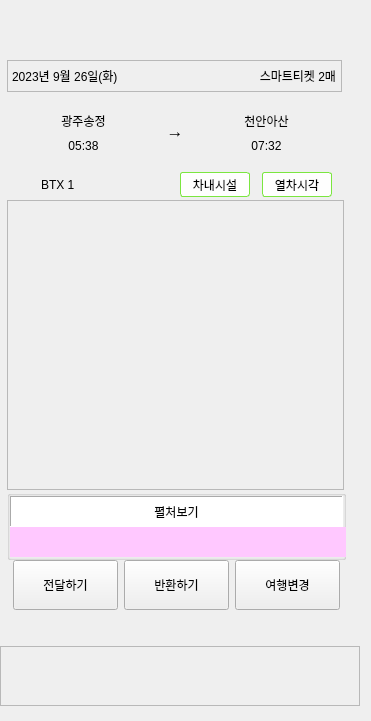
       <widget class="QWidget" name="page_2">
        <widget class="QWidget" name="verticalLayoutWidget_2">
         <property name="geometry">
          <rect>
           <x>0</x>
           <y>640</y>
           <width>362</width>
           <height>72</height>
          </rect>
         </property>
         <layout class="QVBoxLayout" name="verticalLayout_2">
          <item>
           <widget class="QFrame" name="frame_4">
            <property name="sizePolicy">
             <sizepolicy hsizetype="Fixed" vsizetype="Fixed">
              <horstretch>0</horstretch>
              <verstretch>0</verstretch>
             </sizepolicy>
            </property>
            <property name="minimumSize">
             <size>
              <width>360</width>
              <height>60</height>
             </size>
            </property>
            <property name="autoFillBackground">
             <bool>false</bool>
            </property>
            <property name="styleSheet">
             <string notr="true"/>
            </property>
            <property name="frameShape">
             <enum>QFrame::StyledPanel</enum>
            </property>
            <property name="frameShadow">
             <enum>QFrame::Raised</enum>
            </property>
           </widget>
          </item>
         </layout>
        </widget>
        <widget class="QFrame" name="frame_2">
         <property name="geometry">
          <rect>
           <x>7</x>
           <y>60</y>
           <width>339</width>
           <height>550</height>
          </rect>
         </property>
         <property name="sizePolicy">
          <sizepolicy hsizetype="Fixed" vsizetype="Fixed">
           <horstretch>0</horstretch>
           <verstretch>0</verstretch>
          </sizepolicy>
         </property>
         <property name="minimumSize">
          <size>
           <width>320</width>
           <height>550</height>
          </size>
         </property>
         <property name="styleSheet">
          <string notr="true"/>
         </property>
         <layout class="QVBoxLayout" name="verticalLayout_4">
          <property name="spacing">
           <number>0</number>
          </property>
          <property name="leftMargin">
           <number>0</number>
          </property>
          <property name="topMargin">
           <number>0</number>
          </property>
          <property name="rightMargin">
           <number>0</number>
          </property>
          <property name="bottomMargin">
           <number>0</number>
          </property>
          <item>
           <layout class="QVBoxLayout" name="verticalLayout_3">
            <property name="spacing">
             <number>0</number>
            </property>
            <item>
             <layout class="QVBoxLayout" name="verticalLayout_6">
              <property name="spacing">
               <number>0</number>
              </property>
              <item>
               <widget class="QFrame" name="frame_3">
                <property name="sizePolicy">
                 <sizepolicy hsizetype="Fixed" vsizetype="Fixed">
                  <horstretch>0</horstretch>
                  <verstretch>0</verstretch>
                 </sizepolicy>
                </property>
                <property name="minimumSize">
                 <size>
                  <width>335</width>
                  <height>30</height>
                 </size>
                </property>
                <property name="styleSheet">
                 <string notr="true"/>
                </property>
                <property name="frameShape">
                 <enum>QFrame::StyledPanel</enum>
                </property>
                <property name="frameShadow">
                 <enum>QFrame::Raised</enum>
                </property>
                <layout class="QHBoxLayout" name="horizontalLayout">
                 <property name="spacing">
                  <number>0</number>
                 </property>
                 <property name="leftMargin">
                  <number>0</number>
                 </property>
                 <property name="topMargin">
                  <number>0</number>
                 </property>
                 <property name="rightMargin">
                  <number>0</number>
                 </property>
                 <property name="bottomMargin">
                  <number>0</number>
                 </property>
                 <item>
                  <widget class="QLabel" name="label_3">
                   <property name="sizePolicy">
                    <sizepolicy hsizetype="Fixed" vsizetype="Fixed">
                     <horstretch>0</horstretch>
                     <verstretch>0</verstretch>
                    </sizepolicy>
                   </property>
                   <property name="minimumSize">
                    <size>
                     <width>160</width>
                     <height>30</height>
                    </size>
                   </property>
                   <property name="text">
                    <string>2023년 9월 26일(화)</string>
                   </property>
                  </widget>
                 </item>
                 <item>
                  <widget class="QLabel" name="label_7">
                   <property name="sizePolicy">
                    <sizepolicy hsizetype="Fixed" vsizetype="Preferred">
                     <horstretch>0</horstretch>
                     <verstretch>0</verstretch>
                    </sizepolicy>
                   </property>
                   <property name="minimumSize">
                    <size>
                     <width>160</width>
                     <height>0</height>
                    </size>
                   </property>
                   <property name="text">
                    <string>스마트티켓 2매</string>
                   </property>
                   <property name="alignment">
                    <set>Qt::AlignRight|Qt::AlignTrailing|Qt::AlignVCenter</set>
                   </property>
                  </widget>
                 </item>
                </layout>
               </widget>
              </item>
             </layout>
            </item>
            <item>
             <layout class="QHBoxLayout" name="horizontalLayout_2">
              <property name="spacing">
               <number>0</number>
              </property>
              <item>
               <layout class="QVBoxLayout" name="verticalLayout_7">
                <property name="spacing">
                 <number>0</number>
                </property>
                <item>
                 <widget class="QLabel" name="label_11">
                  <property name="sizePolicy">
                   <sizepolicy hsizetype="Fixed" vsizetype="Fixed">
                    <horstretch>0</horstretch>
                    <verstretch>0</verstretch>
                   </sizepolicy>
                  </property>
                  <property name="minimumSize">
                   <size>
                    <width>145</width>
                    <height>10</height>
                   </size>
                  </property>
                  <property name="text">
                   <string/>
                  </property>
                  <property name="alignment">
                   <set>Qt::AlignCenter</set>
                  </property>
                 </widget>
                </item>
                <item>
                 <widget class="QLabel" name="label_6">
                  <property name="sizePolicy">
                   <sizepolicy hsizetype="Fixed" vsizetype="Fixed">
                    <horstretch>0</horstretch>
                    <verstretch>0</verstretch>
                   </sizepolicy>
                  </property>
                  <property name="minimumSize">
                   <size>
                    <width>145</width>
                    <height>30</height>
                   </size>
                  </property>
                  <property name="text">
                   <string>광주송정</string>
                  </property>
                  <property name="alignment">
                   <set>Qt::AlignCenter</set>
                  </property>
                 </widget>
                </item>
                <item>
                 <widget class="QLabel" name="label_10">
                  <property name="sizePolicy">
                   <sizepolicy hsizetype="Fixed" vsizetype="Fixed">
                    <horstretch>0</horstretch>
                    <verstretch>0</verstretch>
                   </sizepolicy>
                  </property>
                  <property name="minimumSize">
                   <size>
                    <width>145</width>
                    <height>20</height>
                   </size>
                  </property>
                  <property name="text">
                   <string>05:38</string>
                  </property>
                  <property name="alignment">
                   <set>Qt::AlignCenter</set>
                  </property>
                 </widget>
                </item>
                <item>
                 <widget class="QLabel" name="label_20">
                  <property name="sizePolicy">
                   <sizepolicy hsizetype="Fixed" vsizetype="Fixed">
                    <horstretch>0</horstretch>
                    <verstretch>0</verstretch>
                   </sizepolicy>
                  </property>
                  <property name="minimumSize">
                   <size>
                    <width>145</width>
                    <height>10</height>
                   </size>
                  </property>
                  <property name="text">
                   <string/>
                  </property>
                  <property name="alignment">
                   <set>Qt::AlignCenter</set>
                  </property>
                 </widget>
                </item>
               </layout>
              </item>
              <item>
               <widget class="QLabel" name="label_9">
                <property name="sizePolicy">
                 <sizepolicy hsizetype="Fixed" vsizetype="Fixed">
                  <horstretch>30</horstretch>
                  <verstretch>30</verstretch>
                 </sizepolicy>
                </property>
                <property name="minimumSize">
                 <size>
                  <width>30</width>
                  <height>30</height>
                 </size>
                </property>
                <property name="font">
                 <font>
                  <pointsize>13</pointsize>
                 </font>
                </property>
                <property name="text">
                 <string>→</string>
                </property>
                <property name="alignment">
                 <set>Qt::AlignCenter</set>
                </property>
               </widget>
              </item>
              <item>
               <layout class="QVBoxLayout" name="verticalLayout_8">
                <property name="spacing">
                 <number>0</number>
                </property>
                <item>
                 <widget class="QLabel" name="label_13">
                  <property name="sizePolicy">
                   <sizepolicy hsizetype="Fixed" vsizetype="Fixed">
                    <horstretch>0</horstretch>
                    <verstretch>0</verstretch>
                   </sizepolicy>
                  </property>
                  <property name="minimumSize">
                   <size>
                    <width>145</width>
                    <height>10</height>
                   </size>
                  </property>
                  <property name="text">
                   <string/>
                  </property>
                  <property name="alignment">
                   <set>Qt::AlignCenter</set>
                  </property>
                 </widget>
                </item>
                <item>
                 <widget class="QLabel" name="label_15">
                  <property name="sizePolicy">
                   <sizepolicy hsizetype="Fixed" vsizetype="Fixed">
                    <horstretch>0</horstretch>
                    <verstretch>0</verstretch>
                   </sizepolicy>
                  </property>
                  <property name="minimumSize">
                   <size>
                    <width>145</width>
                    <height>30</height>
                   </size>
                  </property>
                  <property name="text">
                   <string>천안아산</string>
                  </property>
                  <property name="alignment">
                   <set>Qt::AlignCenter</set>
                  </property>
                 </widget>
                </item>
                <item>
                 <widget class="QLabel" name="label_14">
                  <property name="sizePolicy">
                   <sizepolicy hsizetype="Fixed" vsizetype="Fixed">
                    <horstretch>0</horstretch>
                    <verstretch>0</verstretch>
                   </sizepolicy>
                  </property>
                  <property name="minimumSize">
                   <size>
                    <width>145</width>
                    <height>20</height>
                   </size>
                  </property>
                  <property name="text">
                   <string>07:32</string>
                  </property>
                  <property name="alignment">
                   <set>Qt::AlignCenter</set>
                  </property>
                 </widget>
                </item>
                <item>
                 <widget class="QLabel" name="label_19">
                  <property name="sizePolicy">
                   <sizepolicy hsizetype="Fixed" vsizetype="Fixed">
                    <horstretch>0</horstretch>
                    <verstretch>0</verstretch>
                   </sizepolicy>
                  </property>
                  <property name="minimumSize">
                   <size>
                    <width>145</width>
                    <height>10</height>
                   </size>
                  </property>
                  <property name="text">
                   <string/>
                  </property>
                  <property name="alignment">
                   <set>Qt::AlignCenter</set>
                  </property>
                 </widget>
                </item>
               </layout>
              </item>
             </layout>
            </item>
            <item>
             <layout class="QHBoxLayout" name="horizontalLayout_3">
              <property name="spacing">
               <number>0</number>
              </property>
              <item>
               <widget class="QLabel" name="label_18">
                <property name="sizePolicy">
                 <sizepolicy hsizetype="Fixed" vsizetype="Fixed">
                  <horstretch>0</horstretch>
                  <verstretch>0</verstretch>
                 </sizepolicy>
                </property>
                <property name="minimumSize">
                 <size>
                  <width>10</width>
                  <height>10</height>
                 </size>
                </property>
                <property name="text">
                 <string/>
                </property>
               </widget>
              </item>
              <item>
               <widget class="QLabel" name="label_16">
                <property name="sizePolicy">
                 <sizepolicy hsizetype="Fixed" vsizetype="Fixed">
                  <horstretch>0</horstretch>
                  <verstretch>0</verstretch>
                 </sizepolicy>
                </property>
                <property name="minimumSize">
                 <size>
                  <width>85</width>
                  <height>30</height>
                 </size>
                </property>
                <property name="text">
                 <string>BTX 1</string>
                </property>
               </widget>
              </item>
              <item>
               <widget class="QLabel" name="label_17">
                <property name="sizePolicy">
                 <sizepolicy hsizetype="Fixed" vsizetype="Fixed">
                  <horstretch>0</horstretch>
                  <verstretch>0</verstretch>
                 </sizepolicy>
                </property>
                <property name="minimumSize">
                 <size>
                  <width>30</width>
                  <height>30</height>
                 </size>
                </property>
                <property name="text">
                 <string/>
                </property>
               </widget>
              </item>
              <item>
               <widget class="QPushButton" name="pushButton_2">
                <property name="sizePolicy">
                 <sizepolicy hsizetype="Fixed" vsizetype="Fixed">
                  <horstretch>0</horstretch>
                  <verstretch>0</verstretch>
                 </sizepolicy>
                </property>
                <property name="minimumSize">
                 <size>
                  <width>70</width>
                  <height>25</height>
                 </size>
                </property>
                <property name="styleSheet">
                 <string notr="true">background-color: rgb(254, 254, 254);
border-radius: 3px;
border: 1px solid rgb(123, 230, 64);</string>
                </property>
                <property name="text">
                 <string>차내시설</string>
                </property>
               </widget>
              </item>
              <item>
               <widget class="QPushButton" name="pushButton_5">
                <property name="sizePolicy">
                 <sizepolicy hsizetype="Fixed" vsizetype="Fixed">
                  <horstretch>0</horstretch>
                  <verstretch>0</verstretch>
                 </sizepolicy>
                </property>
                <property name="minimumSize">
                 <size>
                  <width>70</width>
                  <height>25</height>
                 </size>
                </property>
                <property name="styleSheet">
                 <string notr="true">background-color: rgb(254, 254, 254);
border-radius: 3px;
border: 1px solid rgb(123, 230, 64);</string>
                </property>
                <property name="text">
                 <string>열차시각</string>
                </property>
               </widget>
              </item>
             </layout>
            </item>
            <item>
             <widget class="QScrollArea" name="scrollArea">
              <property name="sizePolicy">
               <sizepolicy hsizetype="Fixed" vsizetype="Maximum">
                <horstretch>0</horstretch>
                <verstretch>0</verstretch>
               </sizepolicy>
              </property>
              <property name="minimumSize">
               <size>
                <width>337</width>
                <height>290</height>
               </size>
              </property>
              <property name="horizontalScrollBarPolicy">
               <enum>Qt::ScrollBarAlwaysOff</enum>
              </property>
              <property name="widgetResizable">
               <bool>true</bool>
              </property>
              <widget class="QWidget" name="ticket">
               <property name="geometry">
                <rect>
                 <x>0</x>
                 <y>0</y>
                 <width>335</width>
                 <height>288</height>
                </rect>
               </property>
               <property name="sizePolicy">
                <sizepolicy hsizetype="Preferred" vsizetype="Preferred">
                 <horstretch>0</horstretch>
                 <verstretch>0</verstretch>
                </sizepolicy>
               </property>
               <property name="minimumSize">
                <size>
                 <width>0</width>
                 <height>0</height>
                </size>
               </property>
               <layout class="QVBoxLayout" name="verticalLayout_13" stretch="0">
                <property name="spacing">
                 <number>0</number>
                </property>
                <property name="leftMargin">
                 <number>0</number>
                </property>
                <property name="topMargin">
                 <number>0</number>
                </property>
                <property name="rightMargin">
                 <number>0</number>
                </property>
                <property name="bottomMargin">
                 <number>0</number>
                </property>
                <item>
                 <layout class="QVBoxLayout" name="verticalLayout_11">
                  <property name="spacing">
                   <number>0</number>
                  </property>
                  <item>
                   <widget class="QLabel" name="label_12">
                    <property name="text">
                     <string/>
                    </property>
                   </widget>
                  </item>
                 </layout>
                </item>
               </layout>
              </widget>
             </widget>
            </item>
            <item>
             <layout class="QVBoxLayout" name="verticalLayout_9">
              <item>
               <widget class="QGroupBox" name="groupBox_3">
                <property name="sizePolicy">
                 <sizepolicy hsizetype="Preferred" vsizetype="Minimum">
                  <horstretch>0</horstretch>
                  <verstretch>0</verstretch>
                 </sizepolicy>
                </property>
                <property name="minimumSize">
                 <size>
                  <width>0</width>
                  <height>30</height>
                 </size>
                </property>
                <property name="styleSheet">
                 <string notr="true"/>
                </property>
                <layout class="QVBoxLayout" name="verticalLayout_10">
                 <property name="spacing">
                  <number>0</number>
                 </property>
                 <property name="leftMargin">
                  <number>0</number>
                 </property>
                 <property name="topMargin">
                  <number>0</number>
                 </property>
                 <property name="rightMargin">
                  <number>0</number>
                 </property>
                 <property name="bottomMargin">
                  <number>0</number>
                 </property>
                 <item>
                  <widget class="QLabel" name="label_8">
                   <property name="minimumSize">
                    <size>
                     <width>320</width>
                     <height>30</height>
                    </size>
                   </property>
                   <property name="styleSheet">
                    <string notr="true">background-color: rgb(255, 255, 255);</string>
                   </property>
                   <property name="frameShape">
                    <enum>QFrame::Panel</enum>
                   </property>
                   <property name="frameShadow">
                    <enum>QFrame::Sunken</enum>
                   </property>
                   <property name="lineWidth">
                    <number>1</number>
                   </property>
                   <property name="text">
                    <string>펼처보기</string>
                   </property>
                   <property name="alignment">
                    <set>Qt::AlignCenter</set>
                   </property>
                  </widget>
                 </item>
                 <item>
                  <widget class="QLabel" name="label_todaytime">
                   <property name="sizePolicy">
                    <sizepolicy hsizetype="Fixed" vsizetype="Fixed">
                     <horstretch>0</horstretch>
                     <verstretch>0</verstretch>
                    </sizepolicy>
                   </property>
                   <property name="minimumSize">
                    <size>
                     <width>360</width>
                     <height>30</height>
                    </size>
                   </property>
                   <property name="styleSheet">
                    <string notr="true">background-color: rgb(255, 200, 255);</string>
                   </property>
                   <property name="text">
                    <string/>
                   </property>
                   <property name="alignment">
                    <set>Qt::AlignCenter</set>
                   </property>
                  </widget>
                 </item>
                </layout>
               </widget>
              </item>
             </layout>
            </item>
            <item>
             <layout class="QHBoxLayout" name="horizontalLayout_4">
              <property name="spacing">
               <number>0</number>
              </property>
              <item>
               <widget class="QPushButton" name="pushButton_3">
                <property name="sizePolicy">
                 <sizepolicy hsizetype="Fixed" vsizetype="Fixed">
                  <horstretch>0</horstretch>
                  <verstretch>0</verstretch>
                 </sizepolicy>
                </property>
                <property name="minimumSize">
                 <size>
                  <width>105</width>
                  <height>50</height>
                 </size>
                </property>
                <property name="text">
                 <string>전달하기</string>
                </property>
               </widget>
              </item>
              <item>
               <widget class="QPushButton" name="pushButton_6">
                <property name="sizePolicy">
                 <sizepolicy hsizetype="Fixed" vsizetype="Fixed">
                  <horstretch>0</horstretch>
                  <verstretch>0</verstretch>
                 </sizepolicy>
                </property>
                <property name="minimumSize">
                 <size>
                  <width>105</width>
                  <height>50</height>
                 </size>
                </property>
                <property name="text">
                 <string>반환하기</string>
                </property>
               </widget>
              </item>
              <item>
               <widget class="QPushButton" name="pushButton">
                <property name="sizePolicy">
                 <sizepolicy hsizetype="Fixed" vsizetype="Fixed">
                  <horstretch>0</horstretch>
                  <verstretch>0</verstretch>
                 </sizepolicy>
                </property>
                <property name="minimumSize">
                 <size>
                  <width>105</width>
                  <height>50</height>
                 </size>
                </property>
                <property name="text">
                 <string>여행변경</string>
                </property>
               </widget>
              </item>
             </layout>
            </item>
           </layout>
          </item>
         </layout>
        </widget>
        <widget class="QLabel" name="label_5">
         <property name="geometry">
          <rect>
           <x>0</x>
           <y>0</y>
           <width>360</width>
           <height>50</height>
          </rect>
         </property>
         <property name="font">
          <font>
           <pointsize>13</pointsize>
          </font>
         </property>
         <property name="styleSheet">
          <string notr="true">background-image: url(:/resources/paytop.png);
color: rgb(255, 255, 255);</string>
         </property>
         <property name="text">
          <string/>
         </property>
         <property name="pixmap">
          <pixmap resource="resources.qrc">:/resources/paytop.png</pixmap>
         </property>
         <property name="alignment">
          <set>Qt::AlignCenter</set>
         </property>
        </widget>
       </widget>
